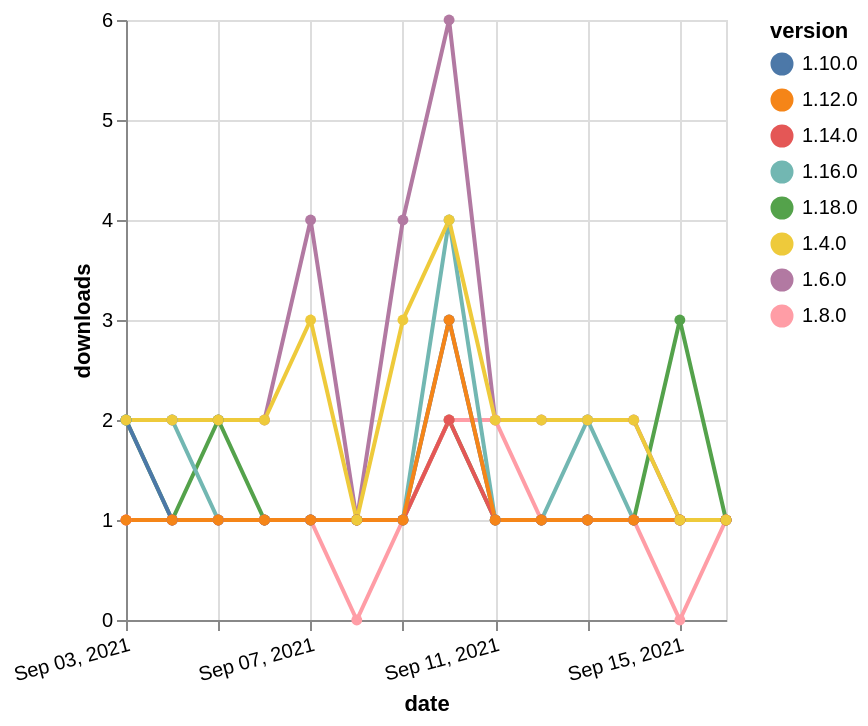

The Vega-Lite source for this figure:
### Vega-Lite specification from a JSON file in a GitHub repository (floating-point values rounded to 4 significant figures)
{"$schema": "https://vega.github.io/schema/vega-lite/v5.json", "description": "A simple bar chart with embedded data.", "data": {"values": [{"date": "2021-09-03", "total": 2488, "delta": 2, "version": "1.6.0"}, {"date": "2021-09-04", "total": 2490, "delta": 2, "version": "1.6.0"}, {"date": "2021-09-05", "total": 2492, "delta": 2, "version": "1.6.0"}, {"date": "2021-09-06", "total": 2494, "delta": 2, "version": "1.6.0"}, {"date": "2021-09-07", "total": 2498, "delta": 4, "version": "1.6.0"}, {"date": "2021-09-08", "total": 2499, "delta": 1, "version": "1.6.0"}, {"date": "2021-09-09", "total": 2503, "delta": 4, "version": "1.6.0"}, {"date": "2021-09-10", "total": 2509, "delta": 6, "version": "1.6.0"}, {"date": "2021-09-11", "total": 2511, "delta": 2, "version": "1.6.0"}, {"date": "2021-09-12", "total": 2513, "delta": 2, "version": "1.6.0"}, {"date": "2021-09-13", "total": 2515, "delta": 2, "version": "1.6.0"}, {"date": "2021-09-14", "total": 2517, "delta": 2, "version": "1.6.0"}, {"date": "2021-09-15", "total": 2518, "delta": 1, "version": "1.6.0"}, {"date": "2021-09-16", "total": 2519, "delta": 1, "version": "1.6.0"}, {"date": "2021-09-03", "total": 112, "delta": 2, "version": "1.18.0"}, {"date": "2021-09-04", "total": 113, "delta": 1, "version": "1.18.0"}, {"date": "2021-09-05", "total": 115, "delta": 2, "version": "1.18.0"}, {"date": "2021-09-06", "total": 116, "delta": 1, "version": "1.18.0"}, {"date": "2021-09-07", "total": 117, "delta": 1, "version": "1.18.0"}, {"date": "2021-09-08", "total": 118, "delta": 1, "version": "1.18.0"}, {"date": "2021-09-09", "total": 119, "delta": 1, "version": "1.18.0"}, {"date": "2021-09-10", "total": 121, "delta": 2, "version": "1.18.0"}, {"date": "2021-09-11", "total": 122, "delta": 1, "version": "1.18.0"}, {"date": "2021-09-12", "total": 123, "delta": 1, "version": "1.18.0"}, {"date": "2021-09-13", "total": 124, "delta": 1, "version": "1.18.0"}, {"date": "2021-09-14", "total": 125, "delta": 1, "version": "1.18.0"}, {"date": "2021-09-15", "total": 128, "delta": 3, "version": "1.18.0"}, {"date": "2021-09-16", "total": 129, "delta": 1, "version": "1.18.0"}, {"date": "2021-09-03", "total": 235, "delta": 1, "version": "1.8.0"}, {"date": "2021-09-04", "total": 236, "delta": 1, "version": "1.8.0"}, {"date": "2021-09-05", "total": 237, "delta": 1, "version": "1.8.0"}, {"date": "2021-09-06", "total": 238, "delta": 1, "version": "1.8.0"}, {"date": "2021-09-07", "total": 239, "delta": 1, "version": "1.8.0"}, {"date": "2021-09-08", "total": 239, "delta": 0, "version": "1.8.0"}, {"date": "2021-09-09", "total": 240, "delta": 1, "version": "1.8.0"}, {"date": "2021-09-10", "total": 242, "delta": 2, "version": "1.8.0"}, {"date": "2021-09-11", "total": 244, "delta": 2, "version": "1.8.0"}, {"date": "2021-09-12", "total": 245, "delta": 1, "version": "1.8.0"}, {"date": "2021-09-13", "total": 246, "delta": 1, "version": "1.8.0"}, {"date": "2021-09-14", "total": 247, "delta": 1, "version": "1.8.0"}, {"date": "2021-09-15", "total": 247, "delta": 0, "version": "1.8.0"}, {"date": "2021-09-16", "total": 248, "delta": 1, "version": "1.8.0"}, {"date": "2021-09-03", "total": 197, "delta": 2, "version": "1.10.0"}, {"date": "2021-09-04", "total": 198, "delta": 1, "version": "1.10.0"}, {"date": "2021-09-05", "total": 199, "delta": 1, "version": "1.10.0"}, {"date": "2021-09-06", "total": 200, "delta": 1, "version": "1.10.0"}, {"date": "2021-09-07", "total": 201, "delta": 1, "version": "1.10.0"}, {"date": "2021-09-08", "total": 202, "delta": 1, "version": "1.10.0"}, {"date": "2021-09-09", "total": 203, "delta": 1, "version": "1.10.0"}, {"date": "2021-09-10", "total": 206, "delta": 3, "version": "1.10.0"}, {"date": "2021-09-11", "total": 207, "delta": 1, "version": "1.10.0"}, {"date": "2021-09-12", "total": 208, "delta": 1, "version": "1.10.0"}, {"date": "2021-09-13", "total": 209, "delta": 1, "version": "1.10.0"}, {"date": "2021-09-14", "total": 210, "delta": 1, "version": "1.10.0"}, {"date": "2021-09-15", "total": 211, "delta": 1, "version": "1.10.0"}, {"date": "2021-09-16", "total": 212, "delta": 1, "version": "1.10.0"}, {"date": "2021-09-03", "total": 171, "delta": 2, "version": "1.16.0"}, {"date": "2021-09-04", "total": 173, "delta": 2, "version": "1.16.0"}, {"date": "2021-09-05", "total": 174, "delta": 1, "version": "1.16.0"}, {"date": "2021-09-06", "total": 175, "delta": 1, "version": "1.16.0"}, {"date": "2021-09-07", "total": 176, "delta": 1, "version": "1.16.0"}, {"date": "2021-09-08", "total": 177, "delta": 1, "version": "1.16.0"}, {"date": "2021-09-09", "total": 178, "delta": 1, "version": "1.16.0"}, {"date": "2021-09-10", "total": 182, "delta": 4, "version": "1.16.0"}, {"date": "2021-09-11", "total": 183, "delta": 1, "version": "1.16.0"}, {"date": "2021-09-12", "total": 184, "delta": 1, "version": "1.16.0"}, {"date": "2021-09-13", "total": 186, "delta": 2, "version": "1.16.0"}, {"date": "2021-09-14", "total": 187, "delta": 1, "version": "1.16.0"}, {"date": "2021-09-15", "total": 188, "delta": 1, "version": "1.16.0"}, {"date": "2021-09-16", "total": 189, "delta": 1, "version": "1.16.0"}, {"date": "2021-09-03", "total": 153, "delta": 1, "version": "1.14.0"}, {"date": "2021-09-04", "total": 154, "delta": 1, "version": "1.14.0"}, {"date": "2021-09-05", "total": 155, "delta": 1, "version": "1.14.0"}, {"date": "2021-09-06", "total": 156, "delta": 1, "version": "1.14.0"}, {"date": "2021-09-07", "total": 157, "delta": 1, "version": "1.14.0"}, {"date": "2021-09-08", "total": 158, "delta": 1, "version": "1.14.0"}, {"date": "2021-09-09", "total": 159, "delta": 1, "version": "1.14.0"}, {"date": "2021-09-10", "total": 161, "delta": 2, "version": "1.14.0"}, {"date": "2021-09-11", "total": 162, "delta": 1, "version": "1.14.0"}, {"date": "2021-09-12", "total": 163, "delta": 1, "version": "1.14.0"}, {"date": "2021-09-13", "total": 164, "delta": 1, "version": "1.14.0"}, {"date": "2021-09-14", "total": 165, "delta": 1, "version": "1.14.0"}, {"date": "2021-09-15", "total": 166, "delta": 1, "version": "1.14.0"}, {"date": "2021-09-16", "total": 167, "delta": 1, "version": "1.14.0"}, {"date": "2021-09-03", "total": 180, "delta": 1, "version": "1.12.0"}, {"date": "2021-09-04", "total": 181, "delta": 1, "version": "1.12.0"}, {"date": "2021-09-05", "total": 182, "delta": 1, "version": "1.12.0"}, {"date": "2021-09-06", "total": 183, "delta": 1, "version": "1.12.0"}, {"date": "2021-09-07", "total": 184, "delta": 1, "version": "1.12.0"}, {"date": "2021-09-08", "total": 185, "delta": 1, "version": "1.12.0"}, {"date": "2021-09-09", "total": 186, "delta": 1, "version": "1.12.0"}, {"date": "2021-09-10", "total": 189, "delta": 3, "version": "1.12.0"}, {"date": "2021-09-11", "total": 190, "delta": 1, "version": "1.12.0"}, {"date": "2021-09-12", "total": 191, "delta": 1, "version": "1.12.0"}, {"date": "2021-09-13", "total": 192, "delta": 1, "version": "1.12.0"}, {"date": "2021-09-14", "total": 193, "delta": 1, "version": "1.12.0"}, {"date": "2021-09-15", "total": 194, "delta": 1, "version": "1.12.0"}, {"date": "2021-09-16", "total": 195, "delta": 1, "version": "1.12.0"}, {"date": "2021-09-03", "total": 2335, "delta": 2, "version": "1.4.0"}, {"date": "2021-09-04", "total": 2337, "delta": 2, "version": "1.4.0"}, {"date": "2021-09-05", "total": 2339, "delta": 2, "version": "1.4.0"}, {"date": "2021-09-06", "total": 2341, "delta": 2, "version": "1.4.0"}, {"date": "2021-09-07", "total": 2344, "delta": 3, "version": "1.4.0"}, {"date": "2021-09-08", "total": 2345, "delta": 1, "version": "1.4.0"}, {"date": "2021-09-09", "total": 2348, "delta": 3, "version": "1.4.0"}, {"date": "2021-09-10", "total": 2352, "delta": 4, "version": "1.4.0"}, {"date": "2021-09-11", "total": 2354, "delta": 2, "version": "1.4.0"}, {"date": "2021-09-12", "total": 2356, "delta": 2, "version": "1.4.0"}, {"date": "2021-09-13", "total": 2358, "delta": 2, "version": "1.4.0"}, {"date": "2021-09-14", "total": 2360, "delta": 2, "version": "1.4.0"}, {"date": "2021-09-15", "total": 2361, "delta": 1, "version": "1.4.0"}, {"date": "2021-09-16", "total": 2362, "delta": 1, "version": "1.4.0"}]}, "width": "container", "mark": {"type": "line", "point": {"filled": true}}, "encoding": {"x": {"field": "date", "type": "temporal", "timeUnit": "yearmonthdate", "title": "date", "axis": {"labelAngle": -15}}, "y": {"field": "delta", "type": "quantitative", "title": "downloads"}, "color": {"field": "version", "type": "nominal"}, "tooltip": {"field": "delta"}}}
